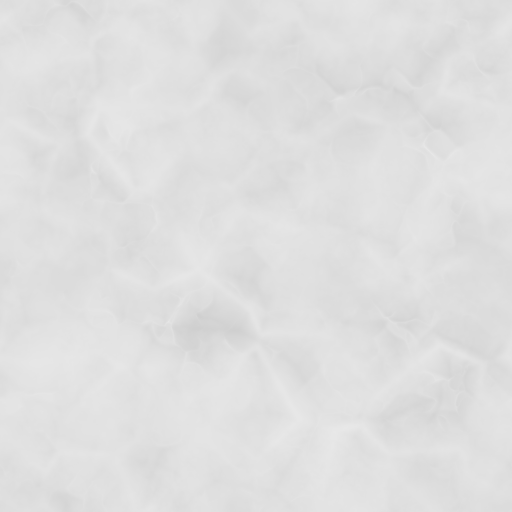
#> input picture archive/designs/43/bake/src/ambientcg-paper003-color.jpg, 1024 x 1024 px, given in place of vase-orig.jpg, which was not available (shown at 1/2 size)
$ python museum.py ../../../43/bake/src ../../../43/bake/src/commons-mountains-colorful-sky-nathan-anderson.jpg
#> lines starting #> are read from the running program, lines starting #| are printed output that depends on the picture; after the words box and inside, x2 and y2 are one past the last pixel; in counts of white or black regions, pixels touching at a corner belong together; pictures that were not available may be replaced by others from this repository, and a replacement may not be noted
import sys, numpy as np
from PIL import Image, ImageFilter
src, out = sys.argv[1], sys.argv[2]

def srgb(h): return np.array([int(h[i:i+2], 16) for i in (1, 3, 5)], dtype=np.float32) / 255

# 1. Tiffany vase: nocturne duotone (void -> glow -> paper) with grain
v = Image.open(f'{src}/vase-orig.jpg').convert('L')
#> v is the input picture: PIL image 1024x1024 L; min 206, max 232, mean 223.1
a = np.asarray(v, dtype=np.float32) / 255
a = np.clip((a - 0.04) / 0.9, 0, 1) ** 1.15
stops = [(0, srgb('#0b050c')), (0.35, srgb('#3a0f40')), (0.62, srgb('#b02cc0')), (0.85, srgb('#f295fb')), (1, srgb('#fff4ff'))]
def ramp(x):
    o = np.zeros(x.shape + (3,), np.float32)
    for (p0, c0), (p1, c1) in zip(stops, stops[1:]):
        m = (x >= p0) & (x <= p1); t = ((x - p0) / (p1 - p0))[m][:, None]
        o[m] = c0 * (1 - t) + c1 * t
#> this loop made 4 passes
#> pass 3, in ramp, `m = (x >= p0) & (x <= p1)`:
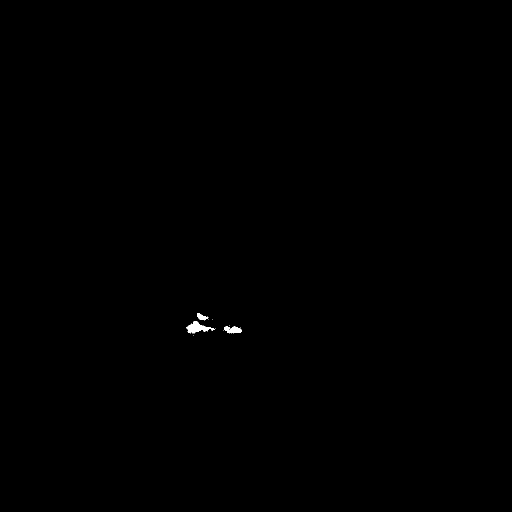
#> m: shape (1024, 1024) bool (shown at 1/2 size); 0.11% white; 12 white regions (9 under 20 px), largest, box (x1, y1, x2, y2) and area: (372, 642, 430, 668) 639, (448, 652, 484, 667) 338, (394, 627, 417, 640) 165
#> after the loop:
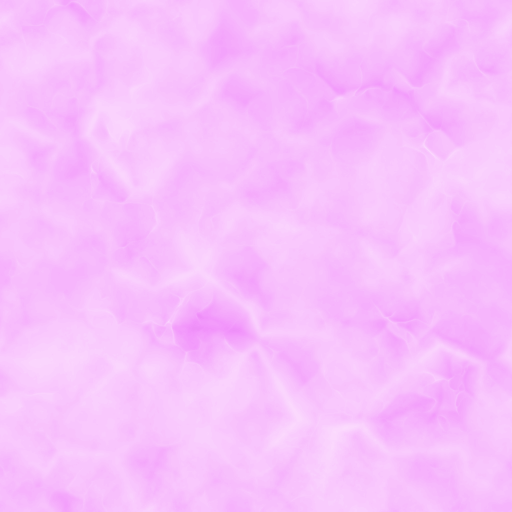
#> o: shape (1024, 1024, 3) float32 (shown at 1/2 size); mean of channels 0, 1, 2 0.976, 0.752, 0.997; drawn as R, G, B
    return o
rgb = ramp(a)
rng = np.random.default_rng(66)
rgb += rng.normal(0, 0.018, rgb.shape[:2])[..., None]
Image.fromarray((np.clip(rgb, 0, 1) * 255).astype(np.uint8)).save(f'{out}/met-vase-nocturne.png')

# 2. Scarab: cut out from the light backdrop, keep its real colour
s = Image.open(f'{src}/scarab-orig.jpg').convert('RGB')
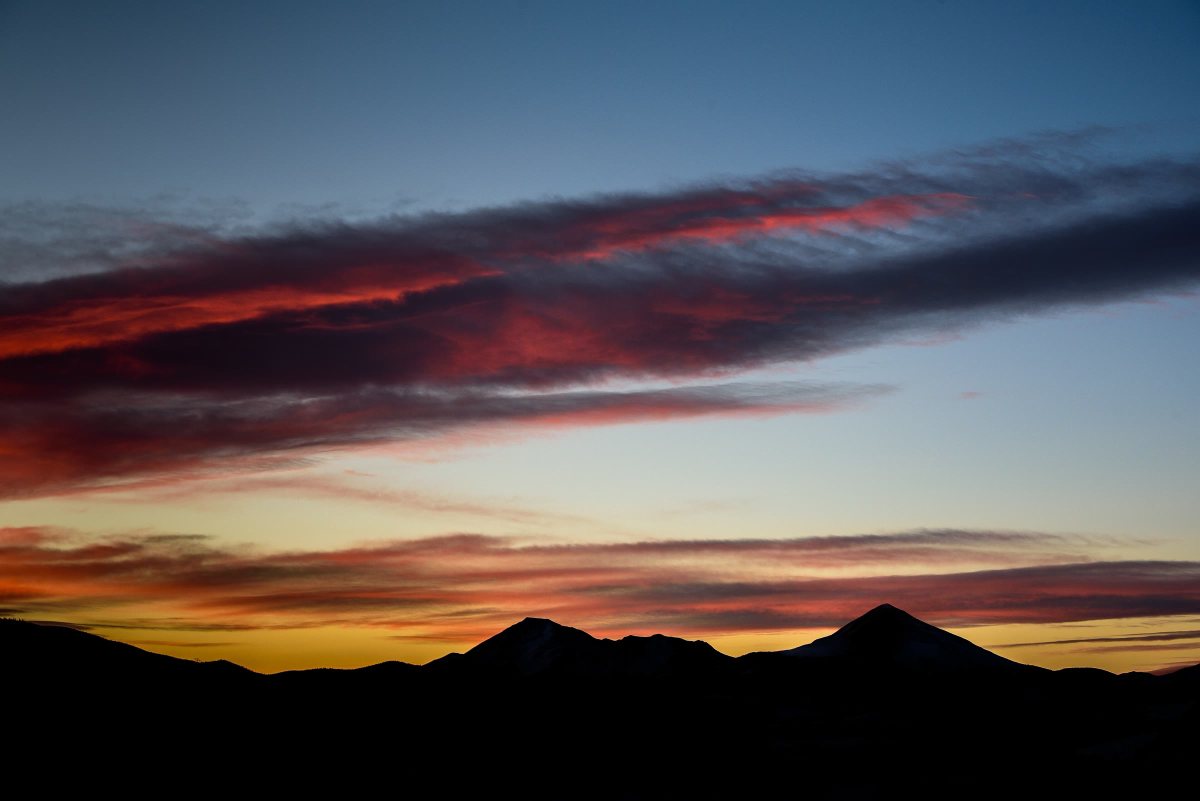
#> input picture archive/designs/43/bake/src/commons-mountains-colorful-sky-nathan-anderson.jpg, 2400 x 1602 px, given in place of scarab-orig.jpg, which was not available (shown at 1/2 size)
#> s is the input picture: PIL image 2400x1602 RGB; mean R, G, B 85.5, 81.4, 85.8
s = s.crop((800, 1100, 2700, 2250))  # object region (original px)
#> s: PIL image 1900x1150 RGB
arr = np.asarray(s, dtype=np.float32) / 255
lum = arr.mean(2); sat = arr.max(2) - arr.min(2)
#> after `sat = arr.max(2) - arr.min(2)`:
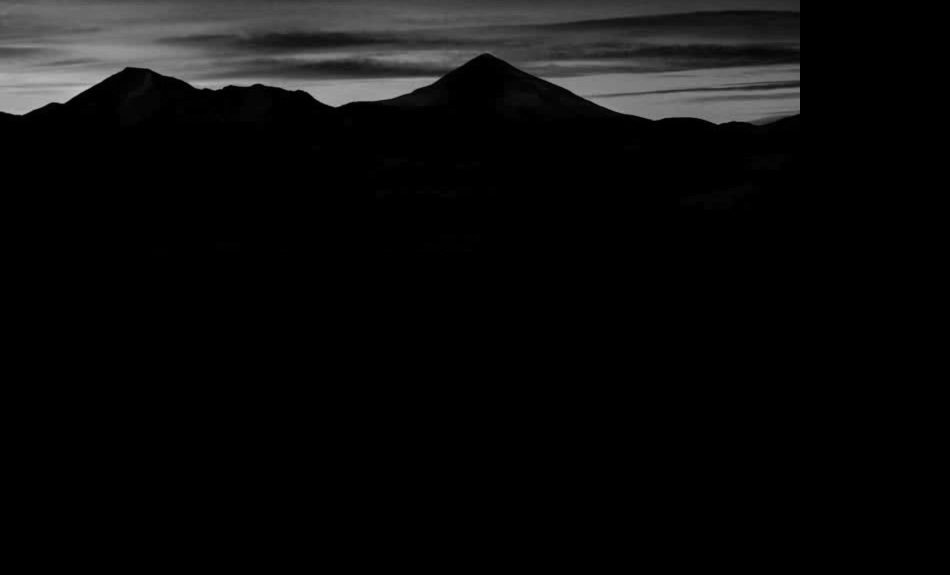
#> sat: shape (1150, 1900) float32 (shown at 1/2 size); min 0, max 0.769, mean 0.0466
mask = ((lum < 0.62) | (sat > 0.16)).astype(np.float32)
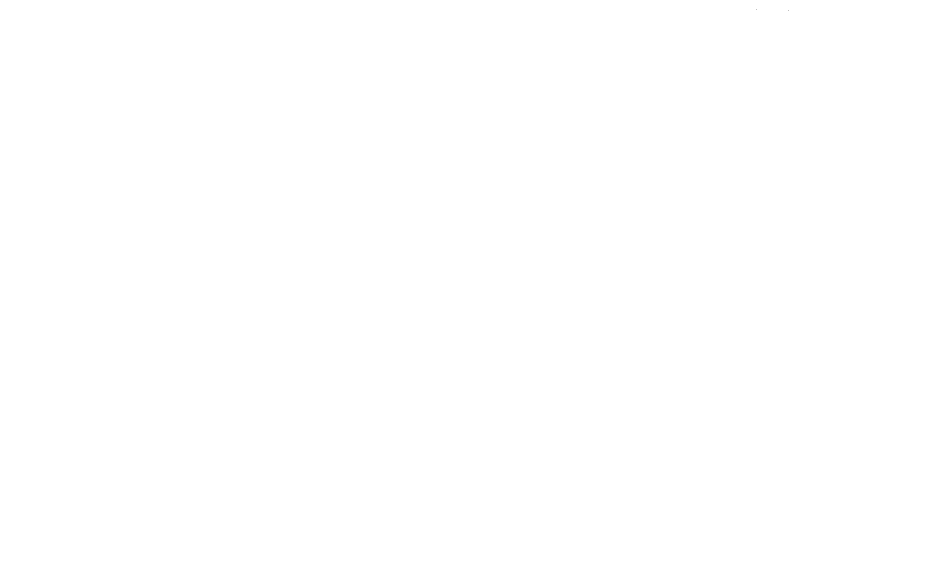
#> mask: shape (1150, 1900) float32 (shown at 1/2 size); values 0 (black) and 1 (white), 100% white; black in thin lines or dots, all inside (x1, y1, x2, y2) = (1513, 19, 1578, 21)
m = Image.fromarray((mask * 255).astype(np.uint8)).filter(ImageFilter.MedianFilter(9))
#> m: PIL image 1900x1150 L; every value is 255
sm = m.resize((m.width // 4, m.height // 4)).filter(ImageFilter.MaxFilter(25)).filter(ImageFilter.MinFilter(25)).resize(m.size)
m = Image.fromarray(np.maximum(np.asarray(m), np.asarray(sm))).filter(ImageFilter.MinFilter(3)).filter(ImageFilter.GaussianBlur(2))
ma = np.asarray(m, dtype=np.float32) / 255
#> ma: shape (1150, 1900) float32; every value is 1
ma = np.clip((ma - 0.35) / 0.3, 0, 1)
rgba = np.dstack([arr, ma])
im = Image.fromarray((rgba * 255).astype(np.uint8), 'RGBA')
bbox = im.getbbox(); im = im.crop(bbox)
#> after `bbox = im.getbbox()`: bbox = (0, 0, 1900, 1150)
im.save(f'{out}/met-scarab-cutout.png')

# 3. La Farge Nocturne: crop the painted field, lift into the night palette slightly
l = Image.open(f'{src}/lafarge-orig.jpg').convert('RGB')
W, H = l.size
#> W = 2400; H = 1602
l = l.crop((int(W * 0.17), int(H * 0.16), int(W * 0.84), int(H * 0.80)))
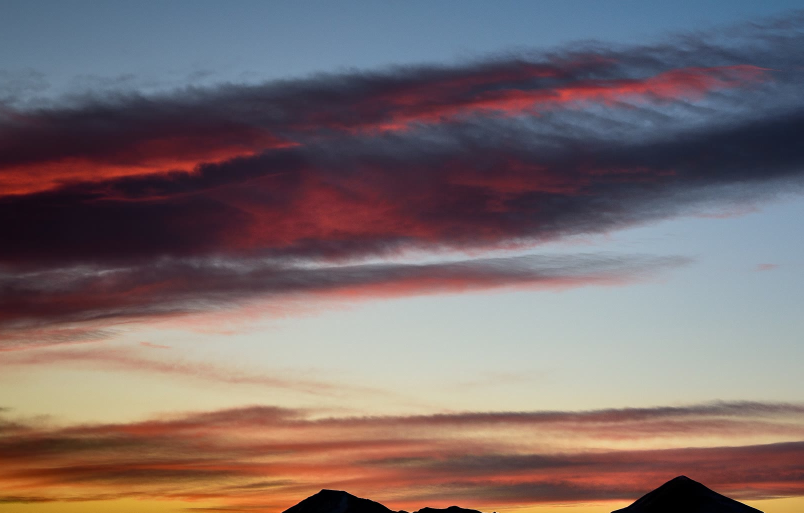
#> l: PIL image 1608x1025 RGB (shown at 1/2 size); mean R, G, B 122, 106.7, 107.6
la = np.asarray(l, dtype=np.float32) / 255
la = la ** 1.35  # deepen for night
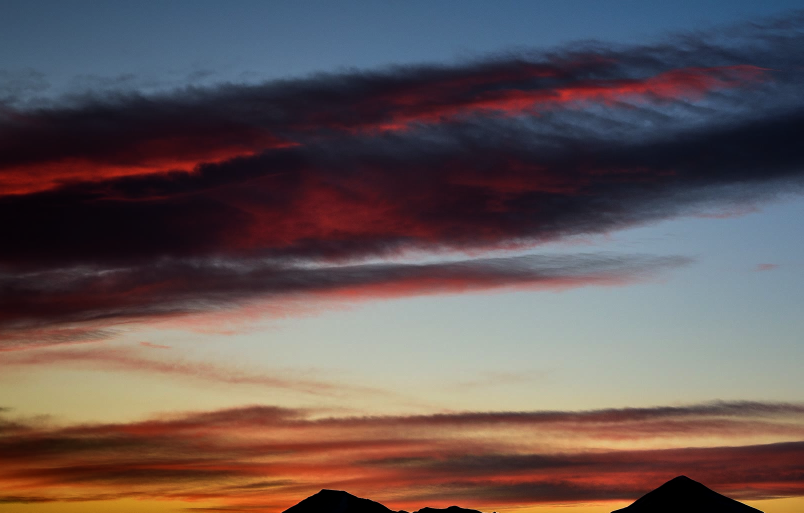
#> la: shape (1025, 1608, 3) float32 (shown at 1/2 size); mean R, G, B 0.39, 0.332, 0.332
tint = srgb('#2a0f30')
la = la * 0.9 + tint * 0.12
Image.fromarray((np.clip(la, 0, 1) * 255).astype(np.uint8)).save(f'{out}/met-lafarge-nocturne.png')
print('ok', bbox)
#| ok (0, 0, 1900, 1150)
